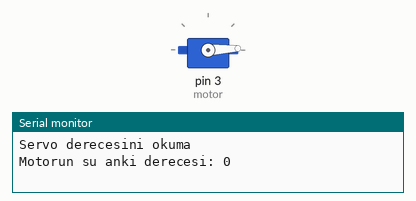
This sketch was run on a simulated Arduino Uno, built with avr-gcc and run on an emulated ATmega328P. Shown: servo, the last lines printed to the serial monitor.

Above: at 0.05 s.
At 2.75 s:
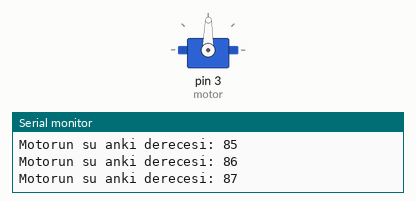
At 5.45 s:
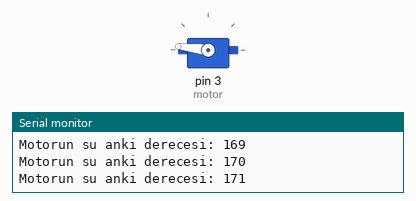
At 10.9 s:
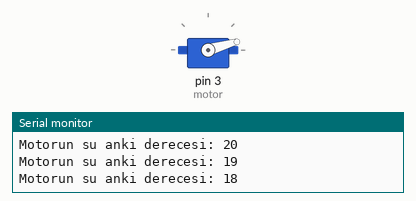
Timing chart, 0 to 14.9 s (numbered marks = the images above):
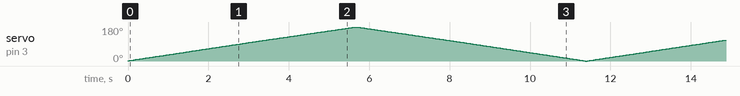

The sketch:

10_1_Servo_Self_Control_For_Loop.ino
```cpp
#include <Servo.h>
Servo motor;
int i;
int g;

void setup() {

  motor.attach(3);
  Serial.begin(9600);
  Serial.println("Servo derecesini okuma");
}

void loop() {

  for (i = 0 ; i <= 180 ; i++)
  {
    motor.write(i);
    delay(10);

    Serial.print("Motorun su anki derecesi: ");
    Serial.print(i);
    Serial.println();
  }

  for (g = 180 ; g >= 0 ; g--)
  {
    motor.write(g);
    delay(10);

    Serial.print("Motorun su anki derecesi: ");
    Serial.print(g);
    Serial.println();
  }
}
```
